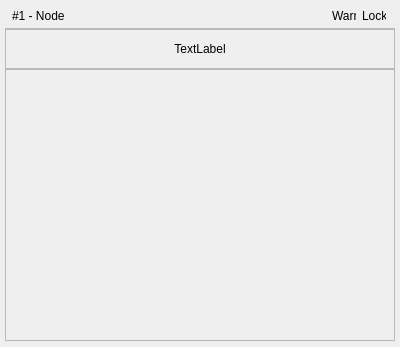
<?xml version="1.0" encoding="UTF-8"?>
<ui version="4.0">
 <class>C_SyvUpUpdatePackageNodeWidget</class>
 <widget class="QWidget" name="C_SyvUpUpdatePackageNodeWidget">
  <property name="geometry">
   <rect>
    <x>0</x>
    <y>0</y>
    <width>400</width>
    <height>347</height>
   </rect>
  </property>
  <property name="windowTitle">
   <string>C_SyvUpUpdatePackageNodeWidget</string>
  </property>
  <layout class="QVBoxLayout" name="verticalLayout">
   <property name="spacing">
    <number>0</number>
   </property>
   <property name="leftMargin">
    <number>4</number>
   </property>
   <property name="topMargin">
    <number>3</number>
   </property>
   <property name="rightMargin">
    <number>4</number>
   </property>
   <property name="bottomMargin">
    <number>5</number>
   </property>
   <item>
    <widget class="stw_opensyde_gui_elements::C_OgeWiBorder" name="pc_WidgetBorder" native="true">
     <layout class="QVBoxLayout" name="verticalLayout_3">
      <property name="spacing">
       <number>0</number>
      </property>
      <property name="leftMargin">
       <number>1</number>
      </property>
      <property name="topMargin">
       <number>1</number>
      </property>
      <property name="rightMargin">
       <number>1</number>
      </property>
      <property name="bottomMargin">
       <number>1</number>
      </property>
      <item>
       <widget class="stw_opensyde_gui_elements::C_OgeWiProgressBar" name="pc_WidgetTitle" native="true">
        <layout class="QHBoxLayout" name="horizontalLayout">
         <property name="leftMargin">
          <number>7</number>
         </property>
         <property name="topMargin">
          <number>0</number>
         </property>
         <property name="bottomMargin">
          <number>0</number>
         </property>
         <item>
          <widget class="stw_opensyde_gui_elements::C_OgeLabUpdateNodeTitle" name="pc_Title">
           <property name="text">
            <string>#1 - Node</string>
           </property>
          </widget>
         </item>
         <item>
          <widget class="stw_opensyde_gui_elements::C_OgeLabSvgOnly" name="pc_LabIconWarning">
           <property name="minimumSize">
            <size>
             <width>24</width>
             <height>24</height>
            </size>
           </property>
           <property name="maximumSize">
            <size>
             <width>24</width>
             <height>24</height>
            </size>
           </property>
           <property name="text">
            <string>Warn</string>
           </property>
          </widget>
         </item>
         <item>
          <widget class="stw_opensyde_gui_elements::C_OgeLabSvgOnly" name="pc_LabIconLock">
           <property name="minimumSize">
            <size>
             <width>24</width>
             <height>24</height>
            </size>
           </property>
           <property name="maximumSize">
            <size>
             <width>24</width>
             <height>24</height>
            </size>
           </property>
           <property name="text">
            <string>Lock</string>
           </property>
          </widget>
         </item>
        </layout>
       </widget>
      </item>
      <item>
       <widget class="stw_opensyde_gui_elements::C_OgeFrameSeparator" name="pc_FrameSepTop">
        <property name="sizePolicy">
         <sizepolicy hsizetype="Preferred" vsizetype="Fixed">
          <horstretch>0</horstretch>
          <verstretch>0</verstretch>
         </sizepolicy>
        </property>
        <property name="minimumSize">
         <size>
          <width>0</width>
          <height>1</height>
         </size>
        </property>
        <property name="maximumSize">
         <size>
          <width>16777215</width>
          <height>1</height>
         </size>
        </property>
        <property name="frameShape">
         <enum>QFrame::StyledPanel</enum>
        </property>
        <property name="frameShadow">
         <enum>QFrame::Raised</enum>
        </property>
       </widget>
      </item>
      <item>
       <layout class="QHBoxLayout" name="horizontalLayout_2">
        <property name="spacing">
         <number>0</number>
        </property>
        <item>
         <widget class="stw_opensyde_gui_elements::C_OgeTransparentScrollArea" name="pc_ScrollArea">
          <property name="horizontalScrollBarPolicy">
           <enum>Qt::ScrollBarAlwaysOff</enum>
          </property>
          <property name="widgetResizable">
           <bool>true</bool>
          </property>
          <widget class="stw_opensyde_gui_elements::C_OgeWiOnlyBackground" name="pc_ScrollAreaWidget">
           <property name="geometry">
            <rect>
             <x>0</x>
             <y>0</y>
             <width>386</width>
             <height>299</height>
            </rect>
           </property>
           <layout class="QVBoxLayout" name="verticalLayout_2" stretch="0,0,0,0,0,0,1">
            <property name="spacing">
             <number>0</number>
            </property>
            <property name="leftMargin">
             <number>0</number>
            </property>
            <property name="topMargin">
             <number>0</number>
            </property>
            <property name="rightMargin">
             <number>0</number>
            </property>
            <property name="bottomMargin">
             <number>0</number>
            </property>
            <item>
             <widget class="QWidget" name="pc_WidgetAdd" native="true">
              <layout class="QHBoxLayout" name="horizontalLayout_3" stretch="1,0,1">
               <item>
                <spacer name="horizontalSpacer">
                 <property name="orientation">
                  <enum>Qt::Horizontal</enum>
                 </property>
                 <property name="sizeHint" stdset="0">
                  <size>
                   <width>10</width>
                   <height>20</height>
                  </size>
                 </property>
                </spacer>
               </item>
               <item>
                <widget class="stw_opensyde_gui_elements::C_OgeLabGenericNoPaddingNoMargins" name="pc_LabNoFiles">
                 <property name="text">
                  <string>TextLabel</string>
                 </property>
                 <property name="alignment">
                  <set>Qt::AlignCenter</set>
                 </property>
                </widget>
               </item>
               <item>
                <spacer name="horizontalSpacer_2">
                 <property name="orientation">
                  <enum>Qt::Horizontal</enum>
                 </property>
                 <property name="sizeHint" stdset="0">
                  <size>
                   <width>10</width>
                   <height>20</height>
                  </size>
                 </property>
                </spacer>
               </item>
              </layout>
             </widget>
            </item>
            <item>
             <widget class="stw_opensyde_gui::C_SyvUpPackageListNodeDatablocksWidget" name="pc_DatablockWidget" native="true">
              <property name="sizePolicy">
               <sizepolicy hsizetype="Preferred" vsizetype="Preferred">
                <horstretch>0</horstretch>
                <verstretch>0</verstretch>
               </sizepolicy>
              </property>
             </widget>
            </item>
            <item>
             <widget class="stw_opensyde_gui_elements::C_OgeFrameSeparator" name="pc_FrameSepMiddle">
              <property name="sizePolicy">
               <sizepolicy hsizetype="Preferred" vsizetype="Fixed">
                <horstretch>0</horstretch>
                <verstretch>0</verstretch>
               </sizepolicy>
              </property>
              <property name="minimumSize">
               <size>
                <width>0</width>
                <height>1</height>
               </size>
              </property>
              <property name="maximumSize">
               <size>
                <width>16777215</width>
                <height>1</height>
               </size>
              </property>
              <property name="frameShape">
               <enum>QFrame::StyledPanel</enum>
              </property>
              <property name="frameShadow">
               <enum>QFrame::Raised</enum>
              </property>
             </widget>
            </item>
            <item>
             <widget class="stw_opensyde_gui::C_SyvUpPackageListNodeParamSetsWidget" name="pc_ParamsetWidget" native="true">
              <property name="sizePolicy">
               <sizepolicy hsizetype="Preferred" vsizetype="Preferred">
                <horstretch>0</horstretch>
                <verstretch>0</verstretch>
               </sizepolicy>
              </property>
             </widget>
            </item>
            <item>
             <widget class="stw_opensyde_gui_elements::C_OgeFrameSeparator" name="pc_FrameSepBottom">
              <property name="sizePolicy">
               <sizepolicy hsizetype="Preferred" vsizetype="Fixed">
                <horstretch>0</horstretch>
                <verstretch>0</verstretch>
               </sizepolicy>
              </property>
              <property name="minimumSize">
               <size>
                <width>0</width>
                <height>1</height>
               </size>
              </property>
              <property name="maximumSize">
               <size>
                <width>16777215</width>
                <height>1</height>
               </size>
              </property>
              <property name="frameShape">
               <enum>QFrame::StyledPanel</enum>
              </property>
              <property name="frameShadow">
               <enum>QFrame::Raised</enum>
              </property>
             </widget>
            </item>
            <item>
             <widget class="stw_opensyde_gui::C_SyvUpPackageListNodeFilesWidget" name="pc_FileBasedWidget" native="true">
              <property name="sizePolicy">
               <sizepolicy hsizetype="Preferred" vsizetype="Preferred">
                <horstretch>0</horstretch>
                <verstretch>0</verstretch>
               </sizepolicy>
              </property>
             </widget>
            </item>
            <item>
             <spacer name="verticalSpacer">
              <property name="orientation">
               <enum>Qt::Vertical</enum>
              </property>
              <property name="sizeType">
               <enum>QSizePolicy::Expanding</enum>
              </property>
              <property name="sizeHint" stdset="0">
               <size>
                <width>0</width>
                <height>20</height>
               </size>
              </property>
             </spacer>
            </item>
           </layout>
          </widget>
         </widget>
        </item>
       </layout>
      </item>
     </layout>
    </widget>
   </item>
  </layout>
 </widget>
 <customwidgets>
  <customwidget>
   <class>stw_opensyde_gui_elements::C_OgeFrameSeparator</class>
   <extends>QFrame</extends>
   <header>C_OgeFrameSeparator.h</header>
   <container>1</container>
  </customwidget>
  <customwidget>
   <class>stw_opensyde_gui_elements::C_OgeWiProgressBar</class>
   <extends>QWidget</extends>
   <header>C_OgeWiProgressBar.h</header>
   <container>1</container>
  </customwidget>
  <customwidget>
   <class>stw_opensyde_gui_elements::C_OgeLabGenericNoPaddingNoMargins</class>
   <extends>QLabel</extends>
   <header>C_OgeLabGenericNoPaddingNoMargins.h</header>
  </customwidget>
  <customwidget>
   <class>stw_opensyde_gui_elements::C_OgeLabSvgOnly</class>
   <extends>QLabel</extends>
   <header>C_OgeLabSvgOnly.h</header>
  </customwidget>
  <customwidget>
   <class>stw_opensyde_gui_elements::C_OgeLabUpdateNodeTitle</class>
   <extends>QLabel</extends>
   <header>C_OgeLabUpdateNodeTitle.h</header>
  </customwidget>
  <customwidget>
   <class>stw_opensyde_gui_elements::C_OgeTransparentScrollArea</class>
   <extends>QScrollArea</extends>
   <header>C_OgeTransparentScrollArea.h</header>
   <container>1</container>
  </customwidget>
  <customwidget>
   <class>stw_opensyde_gui::C_SyvUpPackageListNodeDatablocksWidget</class>
   <extends>QWidget</extends>
   <header>C_SyvUpPackageListNodeDatablocksWidget.h</header>
   <container>1</container>
  </customwidget>
  <customwidget>
   <class>stw_opensyde_gui::C_SyvUpPackageListNodeFilesWidget</class>
   <extends>QWidget</extends>
   <header>C_SyvUpPackageListNodeFilesWidget.h</header>
   <container>1</container>
  </customwidget>
  <customwidget>
   <class>stw_opensyde_gui::C_SyvUpPackageListNodeParamSetsWidget</class>
   <extends>QWidget</extends>
   <header>C_SyvUpPackageListNodeParamSetsWidget.h</header>
   <container>1</container>
  </customwidget>
  <customwidget>
   <class>stw_opensyde_gui_elements::C_OgeWiBorder</class>
   <extends>QWidget</extends>
   <header>C_OgeWiBorder.h</header>
   <container>1</container>
  </customwidget>
  <customwidget>
   <class>stw_opensyde_gui_elements::C_OgeWiOnlyBackground</class>
   <extends>QWidget</extends>
   <header>C_OgeWiOnlyBackground.h</header>
   <container>1</container>
  </customwidget>
 </customwidgets>
 <resources/>
 <connections/>
</ui>
